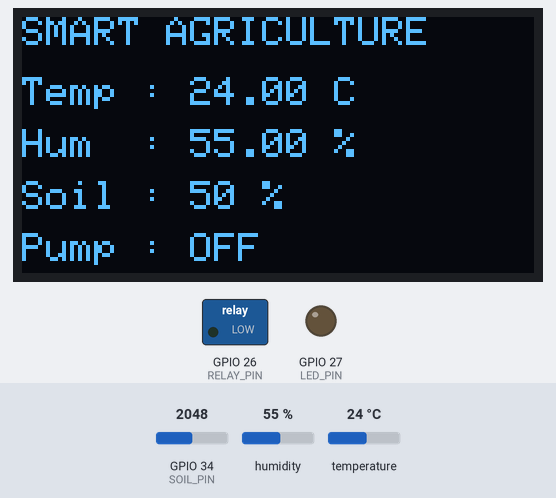
Simulated run of this sketch. Board: ESP32. Shown: 128×64 one-colour display, switched loads named in the sketch (green lamp = pin HIGH), output pins drawn as LEDs (lit = HIGH). The test bench sets the inputs (shaded band); at power-on: GPIO 34 (SOIL_PIN) = 2048, humidity 55 %, temperature 24 °C. WiFi joins after 1.5 s; servers stay silent unless stated; no MQTT or app messages arrive unless stated; what the sketch prints to the serial monitor is not drawn.

Above: at 2.7 s.
2.8 s: GPIO 34 (SOIL_PIN) set to 2871
5.5 s: GPIO 34 (SOIL_PIN) set to 2958
At 6.2 s:
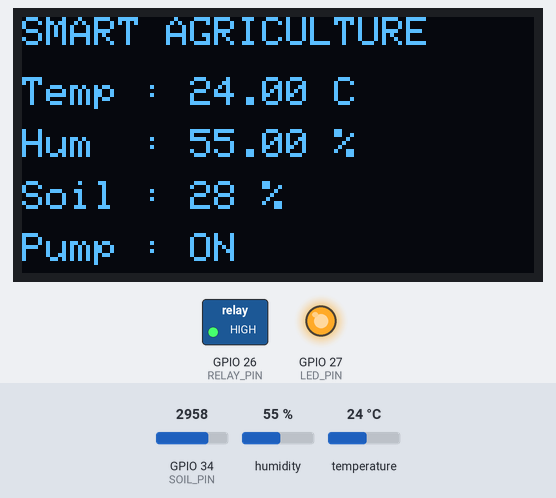
8.2 s: humidity set to 22 %
At 10.9 s:
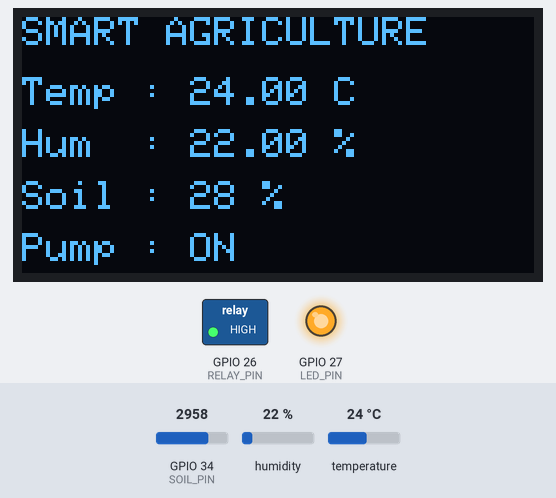
11.2 s: GPIO 34 (SOIL_PIN) set to 2866
At 12.8 s:
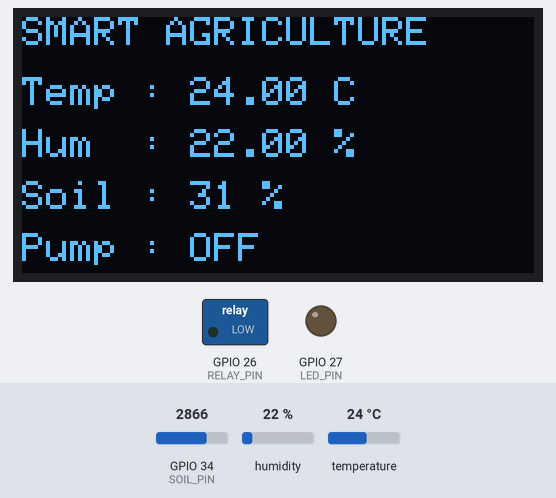
13.9 s: temperature set to 12 °C
At 16.4 s:
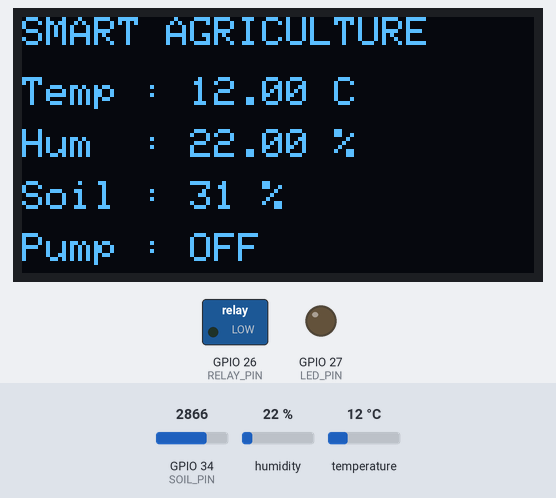
17.4 s: humidity set to 40 %
At 19.3 s:
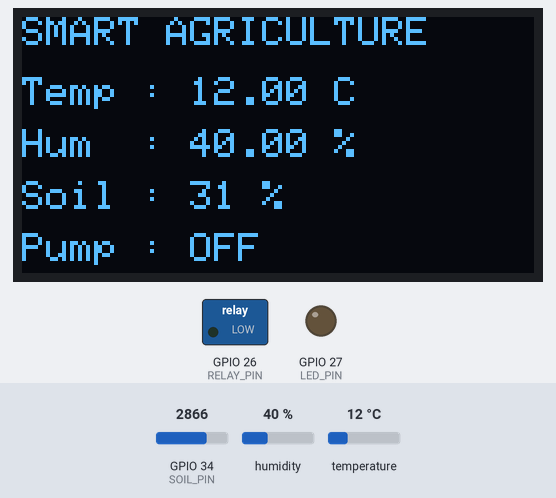
Timing chart, 0 to 20.8 s (numbered marks = the images above; inputs shaded):
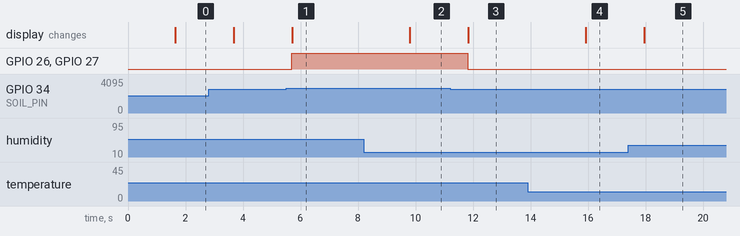

The sketch:

IoT_Smart_Agriculture_system.ino
```cpp
#include <WiFi.h>
#include <PubSubClient.h>
#include <Wire.h>
#include <DHT.h>
#include <Adafruit_GFX.h>
#include <Adafruit_SSD1306.h>

//====================== WiFi ======================
const char* ssid = "Wokwi-GUEST";
const char* password = "";

//================== ThingsBoard ===================
const char* mqtt_server = "thingsboard.cloud";
const char* accessToken = "f8dh1reSSlPvR92wSeeV";

WiFiClient espClient;
PubSubClient client(espClient);

//====================== OLED ======================
#define SCREEN_WIDTH 128
#define SCREEN_HEIGHT 64

Adafruit_SSD1306 display(
  SCREEN_WIDTH,
  SCREEN_HEIGHT,
  &Wire,
  -1
);

//====================== DHT22 =====================
#define DHTPIN 15
#define DHTTYPE DHT22

DHT dht(DHTPIN, DHTTYPE);

//====================== Pins ======================
#define SOIL_PIN 34
#define RELAY_PIN 26
#define LED_PIN 27

float temperature = 0;
float humidity = 0;
int soilRaw = 0;
int soilPercent = 0;
bool pumpStatus = false;

//----------------------WiFi+MQTT-------------------------

void connectWiFi() {

  WiFi.begin(ssid, password);

  Serial.print("Connecting WiFi");

  while (WiFi.status() != WL_CONNECTED) {
    delay(500);
    Serial.print(".");
  }

  Serial.println();
  Serial.println("WiFi Connected");
  Serial.print("IP : ");
  Serial.println(WiFi.localIP());

}

void reconnectMQTT() {

  while (!client.connected()) {

    Serial.print("Connecting to ThingsBoard... ");

    if (client.connect("ESP32Client", accessToken, NULL)) {
      Serial.println("Connected");
    } else {
      Serial.print("Failed, rc=");
      Serial.println(client.state());
      delay(3000);
    }
  }
}

void sendTelemetry() {

  String payload = "{";
  payload += "\"temperature\":";
  payload += String(temperature);
  payload += ",";
  payload += "\"humidity\":";
  payload += String(humidity);
  payload += ",";
  payload += "\"soilMoisture\":";
  payload += String(soilPercent);
  payload += ",";
  payload += "\"pump\":";
  payload += pumpStatus ? "true" : "false";
  payload += "}";

  client.publish("v1/devices/me/telemetry",
                 payload.c_str());

  Serial.println(payload);

}

//--------------------------------------

void setup() {

  Serial.begin(115200);

  pinMode(RELAY_PIN, OUTPUT);
  pinMode(LED_PIN, OUTPUT);

  digitalWrite(RELAY_PIN, LOW);
  digitalWrite(LED_PIN, LOW);

  dht.begin();

  Wire.begin(21,22);

  if (!display.begin(SSD1306_SWITCHCAPVCC, 0x3C)) {
    Serial.println("OLED Failed");
    while (true);
  }

  display.clearDisplay();
  display.display();

  connectWiFi();

  client.setServer(mqtt_server, 1883);
  client.setBufferSize(512);

}

void loop() {

  if (WiFi.status() != WL_CONNECTED) {
    connectWiFi();
  }

  if (!client.connected()) {
    reconnectMQTT();
  }

  client.loop();

  // Read Sensors
  temperature = dht.readTemperature();
  humidity = dht.readHumidity();

  soilRaw = analogRead(SOIL_PIN);

  // Convert ADC to %
  soilPercent = map(soilRaw, 0, 4095, 100, 0);

  // Automatic Pump Control
  if (soilPercent < 30) {

    digitalWrite(RELAY_PIN, HIGH);
    digitalWrite(LED_PIN, HIGH);
    pumpStatus = true;

  } else {

    digitalWrite(RELAY_PIN, LOW);
    digitalWrite(LED_PIN, LOW);
    pumpStatus = false;

  }

  // OLED Display
  display.clearDisplay();

  display.setTextSize(1);
  display.setTextColor(SSD1306_WHITE);

  display.setCursor(0,0);
  display.println("SMART AGRICULTURE");

  display.setCursor(0,15);
  display.print("Temp : ");
  display.print(temperature);
  display.println(" C");

  display.setCursor(0,28);
  display.print("Hum  : ");
  display.print(humidity);
  display.println(" %");

  display.setCursor(0,41);
  display.print("Soil : ");
  display.print(soilPercent);
  display.println(" %");

  display.setCursor(0,54);

  if (pumpStatus)
    display.print("Pump : ON");
  else
    display.print("Pump : OFF");

  display.display();

  // Serial Monitor
  Serial.println("----------------------");
  Serial.print("Temperature : ");
  Serial.println(temperature);

  Serial.print("Humidity : ");
  Serial.println(humidity);

  Serial.print("Soil Moisture : ");
  Serial.println(soilPercent);

  Serial.print("Pump : ");
  Serial.println(pumpStatus ? "ON" : "OFF");

  // Send data to ThingsBoard
  sendTelemetry();

  delay(2000);

}
```

Measured:
- the behaviour switches between 2907 and 2908 on GPIO 34 (SOIL_PIN) (found by bisection; images 0 and 1)
- after the input at 5.5 s, GPIO 26 (RELAY_PIN), GPIO 27 (LED_PIN): LOW → HIGH after 0.19 s; the display: changes after 0.22 s (image 1)
- after the input at 8.2 s, the display: changes after 1.6 s (image 2)
- after the input at 11.2 s, GPIO 26 (RELAY_PIN), GPIO 27 (LED_PIN): HIGH → LOW after 0.61 s; the display: changes after 0.64 s (image 3)
- after the input at 13.9 s, the display: changes after 2.0 s (image 4)
- after the input at 17.4 s, the display: changes after 0.56 s (image 5)
